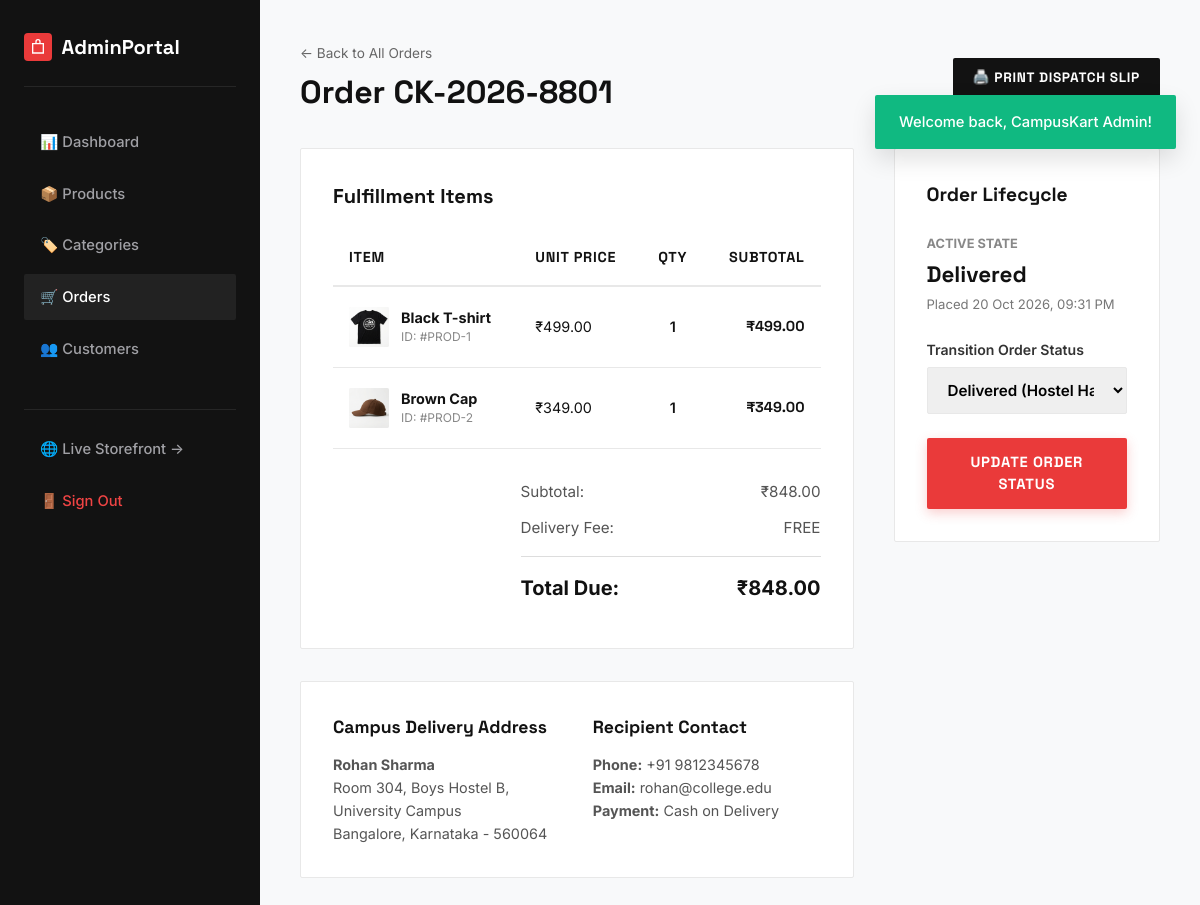
Screenshot of /admin/order-details.php?id=1 (signed in) with the database file from the repository.
### tables this page shows
CREATE TABLE `orders` (
  `id` INT AUTO_INCREMENT PRIMARY KEY,
  `order_number` VARCHAR(30) NOT NULL UNIQUE,
  `user_id` INT NOT NULL,
  `customer_name` VARCHAR(100) NOT NULL,
  `email` VARCHAR(150) NOT NULL,
  `phone` VARCHAR(20) NOT NULL,
  `address` TEXT NOT NULL,
  `city` VARCHAR(100) NOT NULL,
  `state` VARCHAR(100) NOT NULL,
  `pincode` VARCHAR(20) NOT NULL,
  `subtotal` DECIMAL(10, 2) NOT NULL,
  `delivery_charge` DECIMAL(10, 2) NOT NULL DEFAULT 0.00,
  `total_amount` DECIMAL(10, 2) NOT NULL,
  `payment_method` VARCHAR(50) NOT NULL DEFAULT 'Cash on Delivery',
  `status` ENUM('Pending', 'Processing', 'Shipped', 'Delivered', 'Cancelled') NOT NULL DEFAULT 'Pending',
  `created_at` TIMESTAMP NOT NULL DEFAULT CURRENT_TIMESTAMP,
  FOREIGN KEY (`user_id`) REFERENCES `users`(`id`) ON DELETE CASCADE,
  INDEX `idx_orders_user` (`user_id`),
  INDEX `idx_orders_status` (`status`),
  INDEX `idx_orders_created` (`created_at`)
);

CREATE TABLE `order_items` (
  `id` INT AUTO_INCREMENT PRIMARY KEY,
  `order_id` INT NOT NULL,
  `product_id` INT NULL,
  `product_name` VARCHAR(255) NOT NULL,
  `quantity` INT NOT NULL,
  `unit_price` DECIMAL(10, 2) NOT NULL,
  `subtotal` DECIMAL(10, 2) NOT NULL,
  FOREIGN KEY (`order_id`) REFERENCES `orders`(`id`) ON DELETE CASCADE,
  FOREIGN KEY (`product_id`) REFERENCES `products`(`id`) ON DELETE SET NULL,
  INDEX `idx_order_items_order` (`order_id`)
);

CREATE TABLE `products` (
  `id` INT AUTO_INCREMENT PRIMARY KEY,
  `category_id` INT NOT NULL,
  `name` VARCHAR(255) NOT NULL,
  `slug` VARCHAR(255) NOT NULL,
  `description` TEXT NOT NULL,
  `price` DECIMAL(10, 2) NOT NULL,
  `original_price` DECIMAL(10, 2) NULL,
  `stock` INT NOT NULL DEFAULT 0,
  `rating` DECIMAL(2, 1) NOT NULL DEFAULT 5.0,
  `rating_count` INT NOT NULL DEFAULT 12,
  `is_featured` TINYINT(1) NOT NULL DEFAULT 0,
  `image` VARCHAR(255) NOT NULL,
  `created_at` TIMESTAMP NOT NULL DEFAULT CURRENT_TIMESTAMP,
  `updated_at` TIMESTAMP NOT NULL DEFAULT CURRENT_TIMESTAMP ON UPDATE CURRENT_TIMESTAMP,
  FOREIGN KEY (`category_id`) REFERENCES `categories`(`id`) ON DELETE CASCADE,
  INDEX `idx_products_category` (`category_id`),
  INDEX `idx_products_price` (`price`),
  INDEX `idx_products_stock` (`stock`)
);

### includes/functions.php (called while the page is built, shortened)
<?php
function sanitize(?string $value): string
{
    return htmlspecialchars(trim((string)$value), ENT_QUOTES, 'UTF-8');
}
function format_price(float $amount): string
{
    return '₹' . number_format($amount, 2, '.', ',');
}
function get_flash(): ?array
{
    if (!empty($_SESSION['flash'])) {
        $flash = $_SESSION['flash'];
        return $flash;
    }
    return null;
}

### admin/order-details.php (the view, shortened to what this page needs)
<?php
require_once __DIR__ . '/../includes/functions.php';
$pdo = get_db_connection();
$flash = get_flash();
$orderId = isset($_GET['id']) && is_numeric($_GET['id']) ? (int)$_GET['id'] : 0;
$stmt = $pdo->prepare("SELECT * FROM orders WHERE id = ?");
$stmt->execute([$orderId]);
$order = $stmt->fetch();
$itemStmt = $pdo->prepare("
    SELECT oi.*, p.image
    FROM order_items oi
    LEFT JOIN products p ON oi.product_id = p.id
    WHERE oi.order_id = ?
");
$itemStmt->execute([$orderId]);
$items = $itemStmt->fetchAll();
?>
<!DOCTYPE html>
<html lang="en">
<head>
    <link rel="stylesheet" href="../assets/css/style.css">
</head>
<body style="background:#f8f9fa;">
<?php if ($flash): ?>
<div class="toast-container" role="alert">
    <div class="toast toast-<?= sanitize($flash['type']) ?>">
        <span><?= sanitize($flash['message']) ?></span>
    </div>
</div>
<?php endif; ?>
<div class="admin-shell">
    <aside class="admin-sidebar">
        <div style="display:flex; align-items:center; gap:0.6rem; padding-bottom:1.5rem; border-bottom:1px solid #262626;">
            <span class="logo-icon" style="background:var(--accent-red); width:28px; height:28px;">
                <svg viewBox="0 0 24 24" style="width:16px;height:16px;"><path d="M16 6V4a4 4 0 0 0-8 0v2H3v16h18V6h-5zm-6-2a2 2 0 0 1 4 0v2h-4V4zm9 16H5V8h14v12z"/></svg>
            </span>
            <span style="font-family:var(--font-display); font-size:1.25rem; font-weight:700;">AdminPortal</span>
        </div>
        <ul class="admin-nav">
            <li><a href="index.php">📊 Dashboard</a></li>
            <li><a href="products.php">📦 Products</a></li>
            <li><a href="categories.php">🏷️ Categories</a></li>
            <li><a href="orders.php" class="active">🛒 Orders</a></li>
            <li><a href="customers.php">👥 Customers</a></li>
            <li style="margin-top:2rem; border-top:1px solid #262626; padding-top:1rem;">
                <a href="../shop.php" target="_blank">🌐 Live Storefront &rarr;</a>
            </li>
            <li><a href="../logout.php" style="color:#ef4444;">🚪 Sign Out</a></li>
        </ul>
    </aside>
    <main class="admin-main">
        <header style="display:flex; justify-content:space-between; align-items:center; margin-bottom:2rem; flex-wrap:wrap; gap:1rem;">
            <div>
                <a href="orders.php" style="font-size:0.85rem; color:#666;">&larr; Back to All Orders</a>
                <h1 style="font-family:var(--font-display); font-size:2rem; font-weight:700; color:#111; margin-top:0.25rem;">Order <?= sanitize($order['order_number']) ?></h1>
            </div>
            <div>
                <button type="button" class="btn-dark" onclick="window.print()" style="font-size:0.85rem; padding:0.6rem 1.25rem;">
                    🖨️ Print Dispatch Slip
                </button>
            </div>
        </header>
        <div style="display:grid; grid-template-columns:1.35fr 0.65fr; gap:2.5rem; align-items:start;">
            <div>
                <div style="background:#fff; border:1px solid var(--border-light); border-radius:var(--radius-sm); padding:2rem; margin-bottom:2rem;">
                    <h2 style="font-family:var(--font-display); font-size:1.25rem; margin-bottom:1.25rem;">Fulfillment Items</h2>
                    <table class="cart-table" style="font-size:0.9rem;">
                        <thead>
                            <tr>
                                <th>Item</th>
                                <th>Unit Price</th>
                                <th style="text-align:center;">Qty</th>
                                <th style="text-align:right;">Subtotal</th>
                            </tr>
                        </thead>
                        <tbody>
                            <?php foreach ($items as $it): ?>
                                <tr>
                                    <td>
                                        <div style="display:flex; align-items:center; gap:0.75rem;">
                                            <?php if (!empty($it['image'])): ?>
                                                <img src="../<?= sanitize($it['image']) ?>" alt="" style="width:40px; height:40px; object-fit:contain; background:#f5f5f5; border-radius:2px;">
                                            <?php endif; ?>
                                            <div>
                                                <strong><?= sanitize($it['product_name']) ?></strong>
                                                <?php if (!empty($it['product_id'])): ?>
                                                    <div style="font-size:0.75rem; color:#888;">ID: #PROD-<?= $it['product_id'] ?></div>
                                                <?php endif; ?>
                                            </div>
                                        </div>
                                    </td>
                                    <td><?= format_price((float)$it['unit_price']) ?></td>
                                    <td style="text-align:center; font-weight:600;"><?= (int)$it['quantity'] ?></td>
                                    <td style="text-align:right; font-family:var(--font-display); font-weight:700;">
                                        <?= format_price((float)$it['subtotal']) ?>
                                    </td>
                                </tr>
                            <?php endforeach; ?>
                        </tbody>
                    </table>
                    <div style="margin-top:2rem; max-width:300px; margin-left:auto;">
                        <div class="summary-row">
                            <span>Subtotal:</span>
                            <span><?= format_price((float)$order['subtotal']) ?></span>
                        </div>
                        <div class="summary-row">
                            <span>Delivery Fee:</span>
                            <span><?= (float)$order['delivery_charge'] == 0.00 ? 'FREE' : format_price((float)$order['delivery_charge']) ?></span>
                        </div>
                        <div class="summary-row total-row">
                            <span>Total Due:</span>
                            <span><?= format_price((float)$order['total_amount']) ?></span>
                        </div>
                    </div>
                </div>
                <div style="background:#fff; border:1px solid var(--border-light); border-radius:var(--radius-sm); padding:2rem; display:grid; grid-template-columns:1fr 1fr; gap:2rem;">
                    <div>
                        <h3 style="font-family:var(--font-display); font-size:1.1rem; margin-bottom:0.75rem;">Campus Delivery Address</h3>
                        <p style="color:#555; line-height:1.6; font-size:0.9rem;">
                            <strong><?= sanitize($order['customer_name']) ?></strong><br>
                            <?= nl2br(sanitize($order['address'])) ?><br>
                            <?= sanitize($order['city']) ?>, <?= sanitize($order['state']) ?> - <?= sanitize($order['pincode']) ?>
                        </p>
                    </div>
                    <div>
                        <h3 style="font-family:var(--font-display); font-size:1.1rem; margin-bottom:0.75rem;">Recipient Contact</h3>
                        <p style="color:#555; line-height:1.6; font-size:0.9rem;">
                            <strong>Phone:</strong> <?= sanitize($order['phone']) ?><br>
                            <strong>Email:</strong> <?= sanitize($order['email']) ?><br>
                            <strong>Payment:</strong> <?= sanitize($order['payment_method']) ?>
                        </p>
                    </div>
                </div>
            </div>
            <div style="background:#fff; border:1px solid var(--border-light); border-radius:var(--radius-sm); padding:2rem;">
                <h3 style="font-family:var(--font-display); font-size:1.2rem; margin-bottom:1.25rem;">Order Lifecycle</h3>
                <div style="margin-bottom:1.5rem;">
                    <span style="font-size:0.8rem; text-transform:uppercase; color:#888; font-weight:700;">Active State</span>
                    <div style="font-family:var(--font-display); font-size:1.4rem; font-weight:700; color:#111; margin-top:0.25rem;">
                        <?= sanitize($order['status']) ?>
                    </div>
                    <div style="font-size:0.82rem; color:#777; margin-top:0.25rem;">
                        Placed <?= date('d M Y, h:i A', strtotime($order['created_at'])) ?>
                    </div>
                </div>
                <form action="order-details.php?id=<?= $orderId ?>" method="POST">
                    <div class="form-group" style="margin-bottom:1.5rem;">
                        <label for="status" class="form-label">Transition Order Status</label>
                        <select name="status" id="status" class="form-control" style="font-weight:600;">
                            <option value="Delivered" <?= $order['status'] === 'Delivered' ? 'selected' : '' ?>>Delivered (Hostel Handover)</option>
                        </select>
                    </div>
                    <button type="submit" class="btn-primary" style="width:100%; padding:0.85rem;">UPDATE ORDER STATUS</button>
                </form>
            </div>
        </div>
    </main>
</div>
</body>
</html>

### assets/css/style.css (style rules this page uses)
:root { --bg-main: #ffffff; --bg-subtle: #f6f6f6; --bg-surface: #f4f4f5; --bg-dark: #121212; --bg-dark-card: #1c1c1e; --text-main: #121212; --text-muted: #666666; --text-light: #999999; --text-inverse: #ffffff; --accent-red: #ea3a3a; --accent-red-hover: #d32f2f; --accent-red-subtle: #fee2e2; --border-light: #e8e8e8; --border-dark: #2c2c2e; --star-color: #f59e0b; --status-pending: #f59e0b; --status-processing: #3b82f6; --status-shipped: #8b5cf6; --status-delivered: #10b981; --status-cancelled: #ef4444; --font-display: 'Space Grotesk', -apple-system, BlinkMacSystemFont, "Segoe UI", Roboto, sans-serif; --font-body: 'Inter', -apple-system, BlinkMacSystemFont, "Segoe UI", Roboto, sans-serif; --container-max: 1240px; --radius-sm: 2px; --radius-md: 4px; --radius-lg: 8px; --transition: all 0.2s cubic-bezier(0.16, 1, 0.3, 1); }
*, *::before, *::after { box-sizing: border-box; margin: 0; padding: 0; }
html { font-size: 16px; scroll-behavior: smooth; -webkit-font-smoothing: antialiased; }
body { font-family: var(--font-body); color: var(--text-main); background-color: var(--bg-main); line-height: 1.5; min-height: 100vh; display: flex; flex-direction: column; }
img { max-width: 100%; height: auto; display: block; }
a { color: inherit; text-decoration: none; transition: var(--transition); }
button, input, select, textarea { font: inherit; }
button { cursor: pointer; border: none; background: none; }
.logo-icon { width: 32px; height: 32px; display: flex; align-items: center; justify-content: center; background: #111; color: #fff; border-radius: 4px; }
.logo-icon svg { width: 20px; height: 20px; fill: currentColor; }
.btn-primary { display: inline-block; background-color: var(--accent-red); color: #ffffff; font-family: var(--font-display); font-size: 0.92rem; font-weight: 700; letter-spacing: 0.05em; text-transform: uppercase; padding: 1rem 2.25rem; border-radius: var(--radius-sm); transition: var(--transition); box-shadow: 0 4px 12px rgba(234, 58, 58, 0.25); }
.btn-dark { display: inline-block; background-color: var(--bg-dark); color: #ffffff; font-family: var(--font-display); font-size: 0.92rem; font-weight: 700; letter-spacing: 0.05em; text-transform: uppercase; padding: 0.9rem 1.75rem; border-radius: var(--radius-sm); transition: var(--transition); }
.cart-table { width: 100%; border-collapse: collapse; }
.cart-table th { text-align: left; padding: 1rem; border-bottom: 2px solid var(--border-light); font-family: var(--font-display); font-size: 0.9rem; text-transform: uppercase; letter-spacing: 0.05em; }
.cart-table td { padding: 1.25rem 1rem; border-bottom: 1px solid var(--border-light); vertical-align: middle; }
.summary-row { display: flex; justify-content: space-between; margin-bottom: 0.85rem; font-size: 0.95rem; color: #555; }
.summary-row.total-row { border-top: 1px solid #ddd; padding-top: 1rem; margin-top: 1rem; font-size: 1.25rem; font-weight: 700; color: #111; }
.form-group { display: flex; flex-direction: column; gap: 0.4rem; }
.form-label { font-size: 0.88rem; font-weight: 600; color: #333; }
.form-control { width: 100%; padding: 0.75rem 1rem; border: 1px solid var(--border-light); border-radius: var(--radius-sm); font-size: 0.95rem; transition: var(--transition); }
.toast-container { position: fixed; top: 95px; right: 24px; z-index: 300; display: flex; flex-direction: column; gap: 0.75rem; }
.toast { padding: 1rem 1.5rem; border-radius: var(--radius-sm); box-shadow: 0 10px 25px rgba(0,0,0,0.12); color: #fff; font-size: 0.92rem; font-weight: 500; display: flex; align-items: center; gap: 0.75rem; animation: slideIn 0.3s cubic-bezier(0.16, 1, 0.3, 1); }
.toast-success { background: #10b981; }
.admin-shell { display: grid; grid-template-columns: 260px 1fr; min-height: 100vh; }
.admin-sidebar { background: var(--bg-dark); color: #ffffff; padding: 2rem 1.5rem; display: flex; flex-direction: column; }
.admin-nav { margin-top: 2rem; display: flex; flex-direction: column; gap: 0.35rem; list-style: none; }
.admin-nav a { display: flex; align-items: center; gap: 0.75rem; padding: 0.75rem 1rem; border-radius: var(--radius-sm); color: #a0a0a5; font-size: 0.92rem; font-weight: 500; }
.admin-nav a:hover, .admin-nav a.active { background: #222; color: #fff; }
.admin-main { background: #f8f9fa; padding: 2.5rem; }

### rows the page displays
orders: order_number "CK-2026-8801", subtotal "₹848.00", total_amount "₹848.00", customer_name "Rohan Sharma", address "Room 304, Boys Hostel B, University Campus", city "Bangalore", state "Karnataka", pincode "560064", phone "+91 9812345678", email "rohan@college.edu", payment_method "Cash on Delivery", status "Delivered", created_at "20 Oct 2026, 09:31 PM", status "Delivered (Hostel Handover)"
order_items: product.image (picture), product_name "Black T-shirt", product "1", unit_price "₹499.00", quantity "1", subtotal "₹499.00"
order_items: product.image (picture), product_name "Brown Cap", product "2", unit_price "₹349.00", quantity "1", subtotal "₹349.00"

### other values shown
$flash['message'] "Welcome back, CampusKart Admin!"
